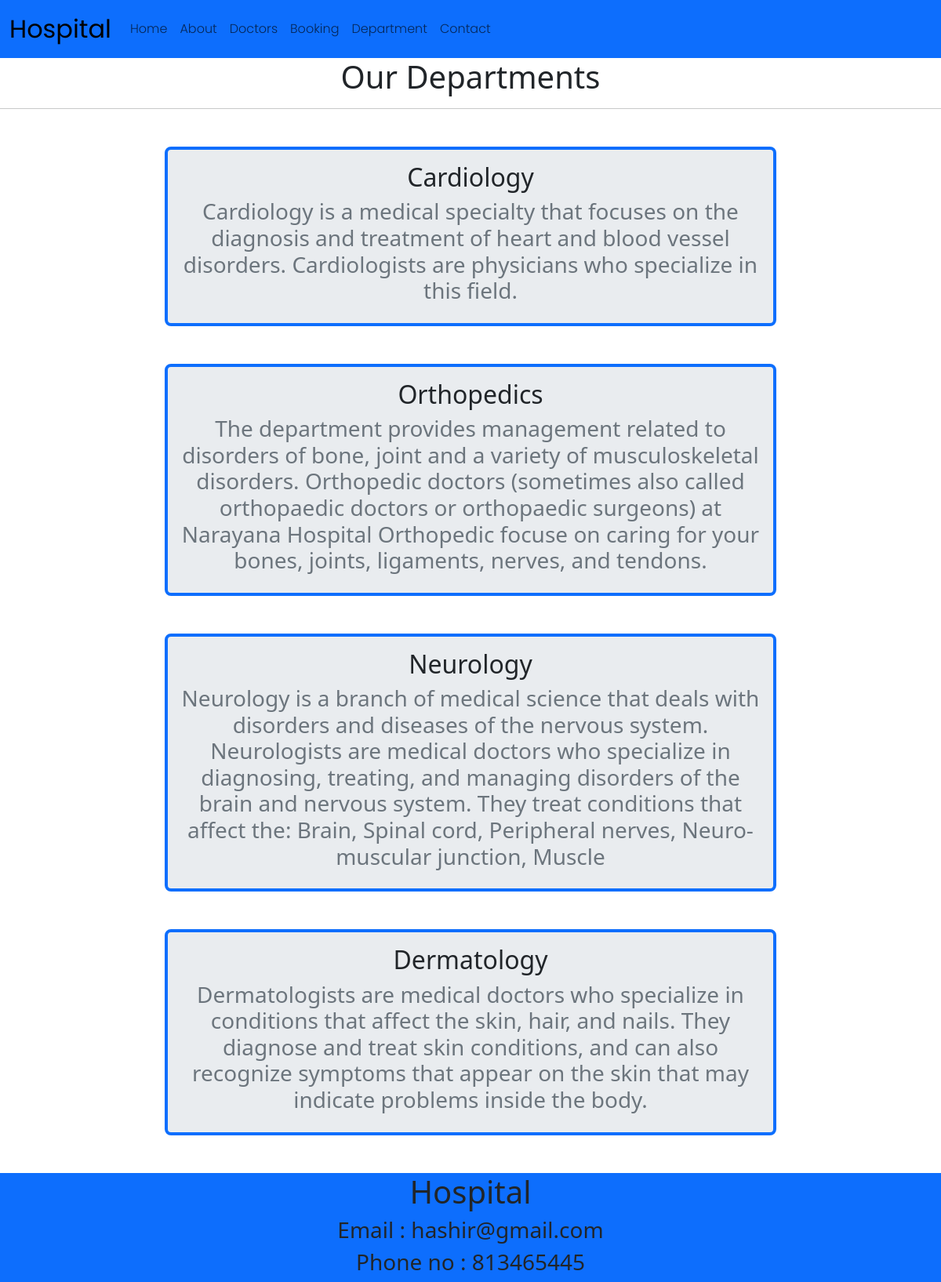
Page /department/ on the committed database.
### App/models.py (models this page shows, shortened)
class Department(models.Model):
    dep_name = models.CharField(max_length=100)
    dep_description = models.TextField()

### App/views.py (the view)
# urls.py: path('department/',views.department,name="department"),
def department(request):
    dict_dept = {
        'dept': Department.objects.all()
    }
    return render(request,'department.html',dict_dept)

### App/templates/department.html (shortened to what this page needs)
{% extends 'base.html' %}
{% block content %}
    <h1 class="text-center">Our Departments</h1><hr>
    {% for d in dept %}
    <div class="container w-75 ">
        <div class="bg-body-secondary text-center m-5 border border-4 border-primary rounded-3 p-3">
            <h2 class="text-dark">{{d.dep_name}}</h2>
            <h3 class="text-secondary ">{{d.dep_description}}</h3>
        </div>
    </div>
    {% endfor %}
{% endblock %}

### rows in the picture
Department: dep_name "Cardiology", dep_description "Cardiology is a medical specialty that focuses on the diagnosis and treatment of heart and blood vessel disorders. Cardiologists are physicians who specialize in this field."
Department: dep_name "Orthopedics", dep_description "The department provides management related to disorders of bone, joint and a variety of musculoskeletal disorders. Orthopedic doctors (sometimes also called orthopaedic doctors or orthopaedic surgeons) at Narayana Hospital Orthopedic focuse on caring for your bones, joints, ligaments, nerves, and tendons."
Department: dep_name "Neurology", dep_description "Neurology is a branch of medical science that deals with disorders and diseases of the nervous system. Neurologists are medical doctors who specialize in diagnosing, treating, and managing disorders of the brain and nervous system. They treat conditions that affect the: Brain, Spinal cord, Peripheral nerves, Neuro-muscular junction, Muscle"
Department: dep_name "Dermatology", dep_description "Dermatologists are medical doctors who specialize in conditions that affect the skin, hair, and nails. They diagnose and treat skin conditions, and can also recognize symptoms that appear on the skin that may indicate problems inside the body."
